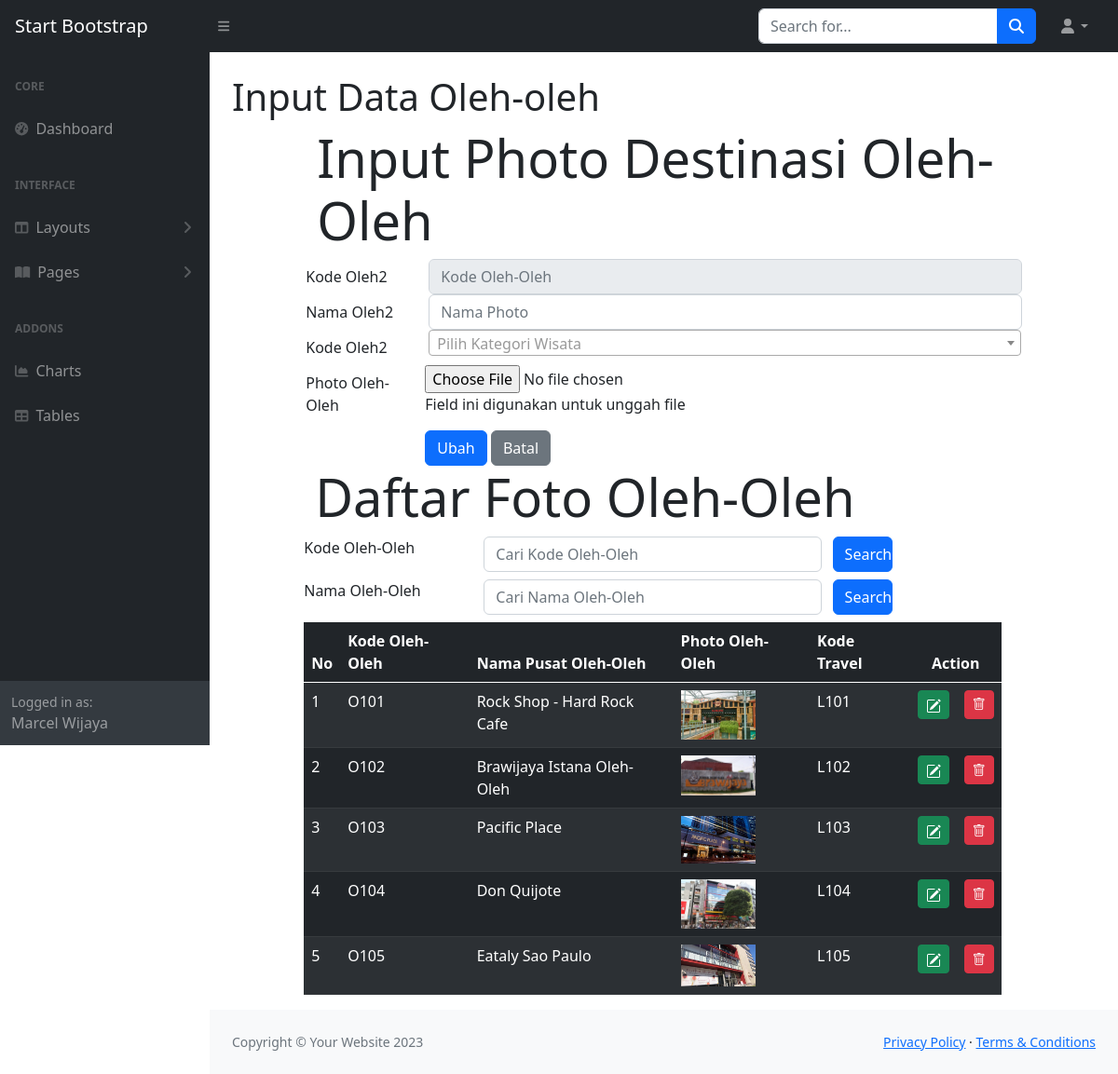
Page /oleh2edit.php on the committed database.
### tables this page shows
CREATE TABLE `oleh2` (
  `olehKODE` char(4) NOT NULL,
  `olehNAMA` varchar(60) NOT NULL,
  `olehFOTO` char(120) NOT NULL,
  `lokasiKODE` char(4) NOT NULL
);

### oleh2edit.php (the view, shortened to what this page needs)
<!DOCTYPE html>
<html lang="en">
<head>
	<link rel = "stylesheet" type="text/css" href="css/bootstrap.min.css">
    <link rel="stylesheet" href="https://cdnjs.cloudflare.com/ajax/libs/select2/4.0.13/css/select2.min.css">
    <link rel="stylesheet" href="https://cdn.jsdelivr.net/npm/bootstrap-icons@1.10.2/font/bootstrap-icons.css">
	<link rel="stylesheet" type="text/css" href="css/bootstrap.min.css">
</head>
<?php
	include "include/config.php";
$olehKODE = $_GET['ubah'];
$editoleh = mysqli_query($connection, "select * from oleh2 WHERE olehKODE = '$olehKODE'");
$rowedit = mysqli_fetch_array($editoleh);
?>
<?php include "INCLUDE/head.php"?>
    <body class="sb-nav-fixed">
        <?php include "include/menunav.php"?>
        <div id="layoutSidenav">
<?php include "INCLUDE/menu.php"?>
            <div id="layoutSidenav_content">
                <main>
                    <div class="container-fluid px-4">
                        <h1 class="mt-4">Input Data Oleh-oleh</h1>
<body>
<div class="row">
<div class="col-sm-1"></div>
<div class="col-sm-10">
	<div class="jumbotron jumbotron-fluid">
		<div class="container">
			<h1 class="display-4">Input Photo Destinasi Oleh-Oleh</h1>
		</div>
	</div>
	<form method="POST" enctype="multipart/form-data">
		<div class="form-group row">
			<label for="olehkode" class="col-sm-2 col-form-label">Kode Oleh2</label>
			<div class="col-sm-10">
				<input type="text" class="form-control" id="olehkode" name="olehkode" placeholder="Kode Oleh-Oleh" maxlength="4"
                value="<?php echo $rowedit["olehKODE"]?>"readonly>
			</div>
		</div>
		<div class="form-group row">
			<label for="olehnama" class="col-sm-2 col-form-label">Nama Oleh2</label>
			<div class="col-sm-10">
				<input type="text" class="form-control" id="olehnama" name="olehnama" placeholder="Nama Photo"
                value="<?php echo $rowedit["olehNAMA"]?>">
			</div>
		</div>
		<div class="form-group row">
			<label for="kodelokasi" class="col-sm-2 col-form-label">Kode Oleh2</label>
			<div class="col-sm-10">
				</div>
		</div>
		<div class="form-group row">
			<label for="file" class="col-sm-2 col-form-label">Photo Oleh-Oleh</label>
			<div class="col-sm-10">
				<input type="file" id="file" name="file">
				<p class="help-block">Field ini digunakan untuk unggah file</p>
			</div>
		</div>
		<div class="form-group row">
			<div class="col-sm-2"></div>
			<div class="col-sm-10">
				<input type="submit" class="btn btn-primary" value="Ubah" name="edit">
				<input type="submit" name="Batal" class="btn btn-secondary" value="Batal">
			</div>
		</div>
	</form>
</div>
</div>
<div class="row">
	<div class="col-sm-1"></div>
	<div class="col-sm-10">
		<div class="jumbotron jumbotron-fluid">
			<div class="container">
				<h1 class="display-4">Daftar Foto Oleh-Oleh</h1>
			</div>
		</div>
<form method="POST">
    <div class="form-group row mb-2">
    <label for="search" class="col-sm-3">Kode Oleh-Oleh</label>
    <div class="col-sm-6">
        <input type="text" name="search" class="form-control" id="search"
        value="<?php if (isset($_POST["search"])) {echo $_POST["search"];}?>"
        placeholder="Cari Kode Oleh-Oleh">
    </div>
    <input type="submit" name="kirim" class="col-sm-1 btn btn-primary" value="Search">
    </div>
</form>
<form method="post">
	<div class="form-group row mb-2">
    <label for="search2" class="col-sm-3">Nama Oleh-Oleh</label>
    <div class="col-sm-6">
        <input type="text" name="search2" class="form-control" id="search2"
        value="<?php if (isset($_POST["search2"])) {echo $_POST["search2"];}?>"
        placeholder="Cari Nama Oleh-Oleh">
    </div>
    <input type="submit" name="kirim2" class="col-sm-1 btn btn-primary" value="Search">
    </div>
</form>
	<table class="table table-dark table-striped">
		<thead class="thead-dark">
			<tr>
				<th>No</th>
				<th>Kode Oleh-Oleh</th>
				<th>Nama Pusat Oleh-Oleh</th>
				<th>Photo Oleh-Oleh</th>
				<th>Kode Travel</th>
				<th colspan="2" style="text-align: center">Action</th>
			</tr>
		</thead>
		<tbody>
			<?php
			if (isset($_POST['kirim'])) {
				$search = $_POST["search"];
				$query = mysqli_query($connection,  "select * from oleh2
				where olehKODE like '%".$search."%'");
			} elseif (isset($_POST['kirim2'])) {
				$search2 = $_POST["search2"];
				$query = mysqli_query($connection,"select * from oleh2
				where olehNAMA like '%".$search2."%'");
			} else {
				$query = mysqli_query($connection, "select * from oleh2");
			}
			$nomor = 1;
			while ($row = mysqli_fetch_array($query))
			{ ?>
				<tr>
					<td><?php echo $nomor;?></td>
					<td><?php echo $row['olehKODE'];?></td>
					<td><?php echo $row['olehNAMA'];?></td>
					<td>
						<?php if(is_file("images/".$row['olehFOTO']))
						{ ?>
							<img src="images/<?php echo $row['olehFOTO']?>" width="80">
						<?php } else
							echo "<img src='images/noimage.png' width='80'>"
						?>
					</td>
					<td><?php echo $row['lokasiKODE'];?></td>
					<td width="5px">
						<a href="oleh2edit.php?ubah=<?php echo $row["olehKODE"]?>"
						class="btn btn-success btn-sm" title="EDIT">
						</a>
					</td>
					<td width="5px">
						<a href="oleh2hapus.php?hapus=<?php echo $row["olehKODE"]?>"
						class="btn btn-danger btn-sm" title="HAPUS">
						<i class="bi bi-trash"></i>
					</td>
				</tr>
			<?php $nomor = $nomor + 1;?>
			<?php }	?>
		</tbody>
	</table>
	</div>
	<div class="col-sm-1"></div>
</div>
</main>
                <?php include "INCLUDE/footer.php"?>
            </div>
        </div>
</body>
</html>

### rows in the picture
oleh2: olehKODE "O101", olehNAMA "Rock Shop - Hard Rock Cafe", olehFOTO (picture), lokasiKODE "L101"
oleh2: olehKODE "O102", olehNAMA "Brawijaya Istana Oleh-Oleh", olehFOTO (picture), lokasiKODE "L102"
oleh2: olehKODE "O103", olehNAMA "Pacific Place", olehFOTO (picture), lokasiKODE "L103"
oleh2: olehKODE "O104", olehNAMA "Don Quijote", olehFOTO (picture), lokasiKODE "L104"
oleh2: olehKODE "O105", olehNAMA "Eataly Sao Paulo", olehFOTO (picture), lokasiKODE "L105"
